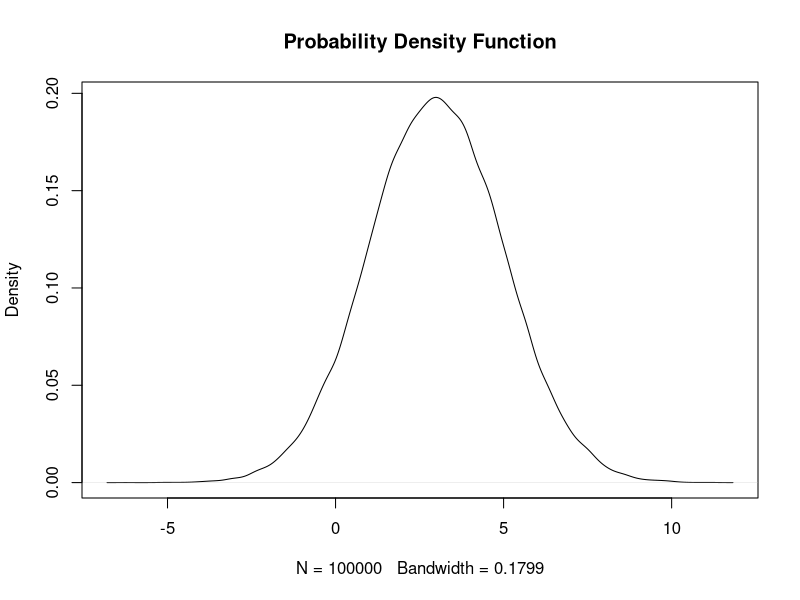
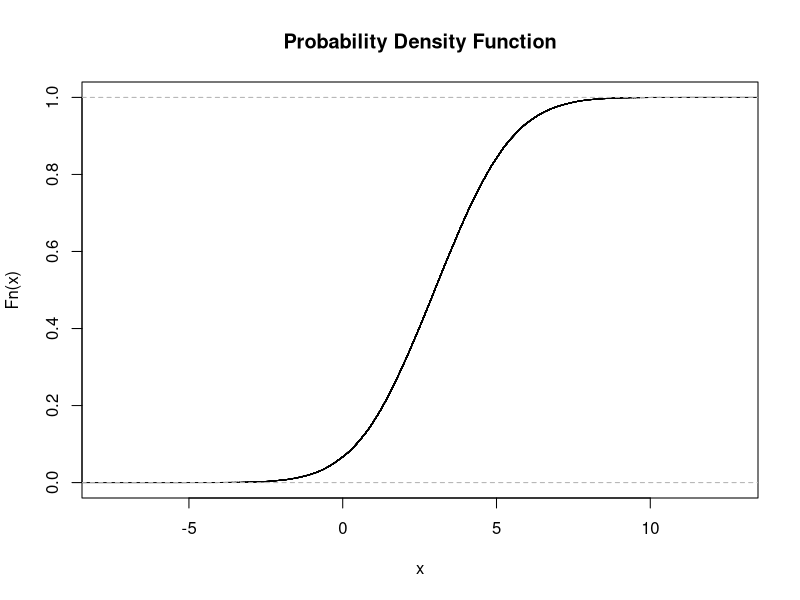
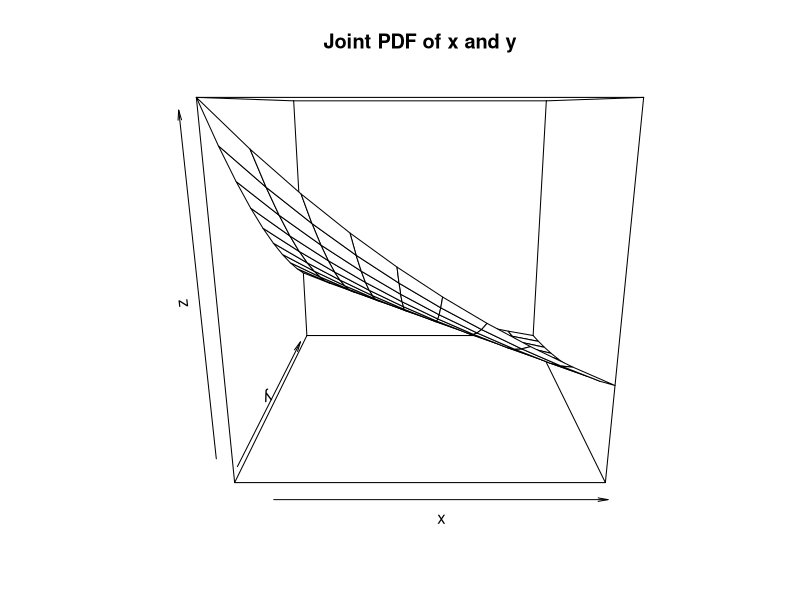
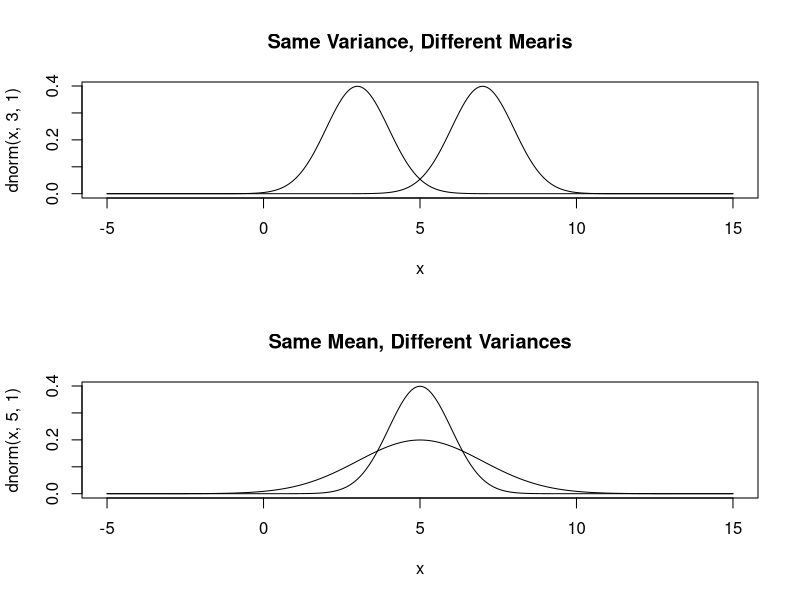
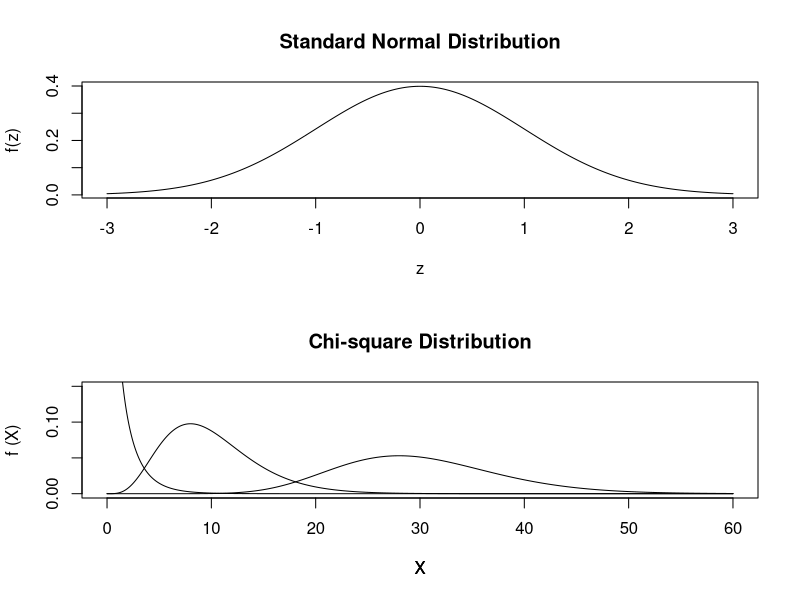
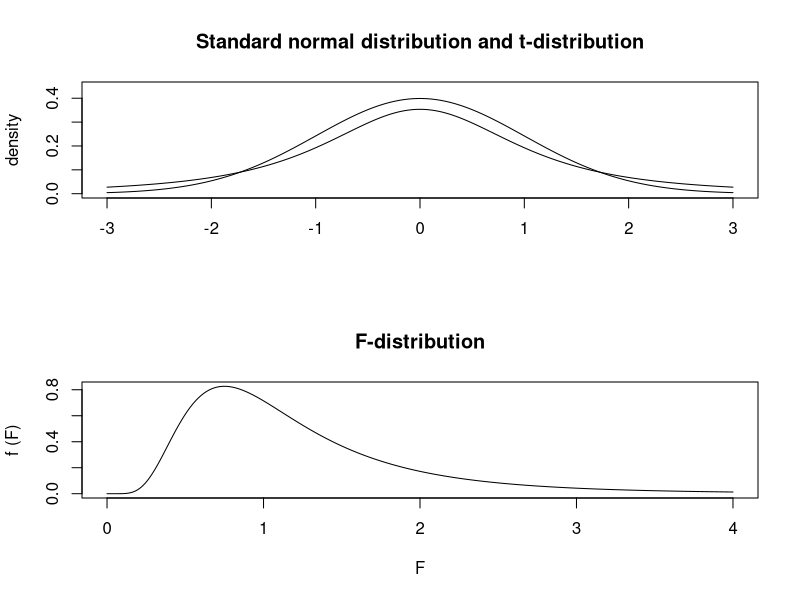
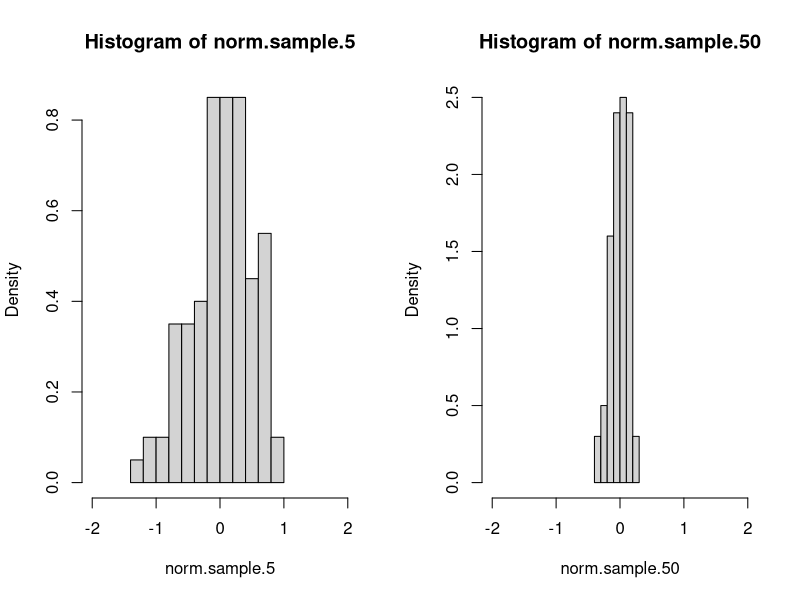
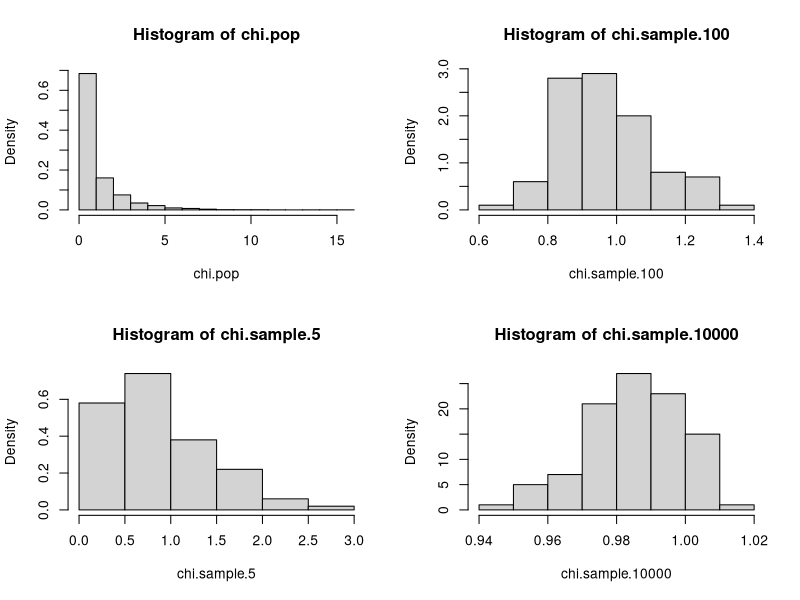

Recreate these plots in R, in order.
## ---- chunk 1
# 예제 5-1
# 1부터 6까지의 정수가 나올 가능성이 동일한 주사위를 던지는 임의실험에서 
# 짝수가 나올사건의 확률은 얼마인가?

x <- 1:6
result <- sample(x,size = 5000, replace =T)
head(result,30)
result.even <- result[result%%2 ==0]
length(result.even)/length(result)

## ---- chunk 2
# 예제 5-2
# R의 rnorm() 함수를사용하여 평균이 3, 표준편차가 2인 100000개의 정규난수로 이루어진 확률변수 X를 생성해보라

X <- rnorm(n=10^5 , mean=3 , sd=2)
head(X,n=20)

## ---- chunk 3
# 예제 5-3
# R의 plot() 함수와 density() 함수를 사용하여 예제 5-2에서 생성한 확률변수 X의 확률밀도함수 그래프를 그려보라

plot(density(X), main="Probability Density Function")
## ---- chunk 4
# 예제 5-4
# R의 plot() 함수와 ecdf() 함수를 사용하여 예제 5-2에서 생성한 확률변수 X의 누적분포함수 그래프를 그려보라.

plot (ecdf(X), main="Probability Density Function")
## ---- chunk 5
# 예제 5-5
# 어떤 벤처기업이 획기적인 신기술을 개발하여 국제 인증을 받음과 동시에 파산할 확률을나타내는 결합확률밀도함수가 다음과 같다고 가정할 때， R의 persp(x, y, z) 함수를 사용하여 결합확률밀도함수 f(x, ν) 의 3차원 그래프를 그려보라.

x<- 1: 10
y<-x
fn<-function(x,y) {0.1*exp(-0.1*(x+y))}
z<-outer(x,y, fn) #  결합확률이 입력된 행렬 z 생성 (함수 fn을 이용하여 변수 x와 y의 외적을 구함)
persp (x, y , z , main="Joint PDF of x and y")

## ---- chunk 6
# 예제 5-6
# 한국은행 경제통계 시스템 (http://ecos.bok.or.kr)에서 수집된 1970 년에서 2011 년까지의 M1(단위 : 십억 원)과 GDP 디플레이터(2005=100) 에 대한 시계열 자료가 디렉터리 경로 “c:/Rdata/M1. GDPd. txt"에 그림 5-8과 같이 저장되어 있다. 두 자료를 이용하여 통호방과 물가의 기댓값， 분산， 그리고 공분산을 계산해보자

M1GDPd<-read.table("M1GDPd.txt", header=T, row.names= 1)
head (M1GDPd, n=5)
colMeans(M1GDPd)  # 개별 변수의 기댓값
var(M1GDPd$M1);var(M1GDPd$GDP.def)  # 개별 변수의 분산
cov(M1GDPd$M1 ,M1GDPd$GDP.def)  # 두 변수의 공분산
## ---- chunk 7
# 예제 5-7
# 표준편치는 1로 같으나 평균이 3과 7로 서로 다른 두 정규분포와 평균은 5로 갈으나 분산이 1 과 4로 서로 다른 두 정규분포를 각각 하나의 그래프로 생성해보라.

x<-seq(-5, 15, 0.01)  # 등차수열 벡터 생성

par(mfcol=c (2 ,1))
plot (x, dnorm(x, 3 , 1) , type="l", main="Same Variance, Different Mearis")
lines(x, dnorm(x, 7 ,1))  # 평균이 7 , 분산이 l인 밀도함수
plot (x, dnorm(x, 5, 1), type="l", main="Same Mean, Different Variances")
lines(x, dnorm(x, 5 , 2))  # 평균이 5 , 분산이 4인 밀도함수
## ---- chunk 8
# 예제 5-8
# 두-펀드 A와 B의 지난 20 년간의 연 평균 펀드 수익률 자료가 표 5-1 과 같다고 할 때，두 수익률 차의 선형결합 Y를 생성한 후 평균과 분산을 계산해보라 . Y의 평균는 두 펀드A, B의 평균 차와. Y의 분산은 ... 와 서로 일치하는가?

A<-c(1.9, 5,10, -4, -1, 9 ,11,12, 8,4 ,21 ,11 ,2, 6,4, -1 ,2, -4 ,7 ,11) # 펀드 A의 수익률
B<-c(10 ,12 ,5, -7 , 1 ,10, 8,14 , 17,6,32 , 6,15, 8, 0,12 ,5,3,16 ,16) # 펀드 B의 수익률
Y <- A-B # 선형 결합 (Y=A-B)
mean(Y)
var(Y)
mean(A)-mean(B)  
var(A) + var(B)-2*cor(A,B)*sd(A)*sd(B)

## ---- chunk 9
# 예제 5-9
# -3부터 3까지 0.01 씩 증가하는 등차수열 벡터를 생성 후， 개별 원소를 정규분포의 확률함수인 dnorm()에 대응시켜 표준정규분포 그래프를 생성해 보라.
z<-seq (from=-3 , to=3 , by=0.01)
fz<-dnorm(z, mean=0, sd=1)
plot(z, fz , type="l", main="Standard Normal Distribution", xlab = "z" ,ylab= "f(z)")
## ---- chunk 10
# 예제 5-10
# 표준정규분포의 구간 확률을 구하기 위한 R의 pnorm() 함수를 사용하여 표준정규확률변수 Z가 0.90보다 큰 값을 취할 확률을 구하라


z<-0.9
1 - pnorm (z, mean=0, sd=1)
## ---- chunk 11
# 예제 5-11
# R의 dchisq() 함수를 사용하여 자유도가 각각 1, 10, 30인 카이제곱분포 하는 세 확률밀도함수를 하나의 그래프에 그려 비교해보라

X<-seq(0, 60, by=0.01)
fX1<-dchisq (X, df=1)
fX2<-dchisq (X, df=10)
fX3<-dchisq (X, df=30)
plot(X, fX1 , type="l",xlim=c(0, 60), ylim=c(0, 0.15), ylab=" ", main=" ")
par(new=T)
plot(X, fX2 , type="l",axes=F,xlim=c(0, 60), ylim=c(0, 0.15), ylab=" ", main=" ")
par(new=T)
plot(X, fX3 , type="l",axes=F,xlim=c(0, 60), ylim=c(0, 0.15), ylab="f (X)", main="Chi-square Distribution")
## ---- chunk 12
# 예제 5-12
# 어떤 확률변수가 카이제곱분포(q=5)를 한다면 다음 등식을 만족시켜주는 K는 무엇인가? R의 qchisq() 함수를 사용하여 확인해보라.
# 등식 : 책 참고..

a<-0.1   #확률입력
qchisq(1-a, df=5)
qchisq(a, df=5,lower.tail=F)  # 임계값 도출(동일 결과)
## ---- chunk 13
# 예제 5-13
# R의 dt()와 dnorm() 함수를 사용하여 자유도가 2인 t-분포와 표준정규분포의 확률밀도함수를 하나의 그래프에 생성해보고 서로 비교해보라.


seq.vec <- seq(from= -3, to=3, by= 0.01) # 등차수열 벡터 생성
ft <- dt(seq.vec, df=2)  # 대응확률 (t-분포, 자유도=2)
fz<-dnorm(seq.vec, mean= 0 , sd=1) # 대응확률(표준정규분포)
plot(seq.vec, ft , type="l" ,xlim=c(-3, 3),ylim=c(0, 0.45), xlab=" ", ylab=" ")
par(new=T)
plot(seq.vec, fz , type="l", xlim=c(-3, 3), ylim=c(0, 0.45), main="Standard normal distribution and t-distribution", axes=F,xlab=" ", ylab="density")
## ---- chunk 14
# 예제 5-14
# 자유도가 10인 t-분포에서 t 가 1.372보다 크고 2.228보다 작을 확률은 얼마인가? R의 pt() 함수를 사용하라.

pt(2.228, df=10) - pt(1.372 , df=10)  # P(1.372 < t10 < 2.228) 계산

## ---- chunk 15
# 예제 5-15
# R의 df() 함수를 사용하여 자유도가 q1=20, q2=10인 F-분포의 확률밀도함수 그래프를 생성해보라

vec.F<-seq(0, 4, by = 0.01)
fF <- df(vec.F,df1=20 ,df2=10)
plot (vec.F, fF , type="l", xlab="F", ylab="f (F)", main="F-distribution")
## ---- chunk 16
# 예제 5-16
# 자유도가 q1 =20, q2=10인 F-분포에서 F가 특정한 값 K보다 클 확률이 0.05 가 되는 임계값 K는 얼마인가? R의 qf() 함수를 사용하라.

a<-0.05  #확률입력
qf(1-a, df1=20, df2=10)  # 임계값도출
qf(a, df1=20, df2=10, lower.tail=F)  # 임계값 도출(동일 결과)
## ---- chunk 17
# 예제 5-17
# 10000개의 표준정규난수 모집단으로부터 각각 크기 n=5와 n=50 인 표본을 100회 추출한 후, 추출된 표본평균의 표본분포를 히스토그램으로 생성해보라. 표본크기 n=5와 n=50을 사용한 결과에는 어떤 차이가 존재하는가?

norm.pop <- rnorm(10000, mean=0, sd=1) # 정규난수 모집단 생성
norm.sample.5 <- c()  # n = 5 인 표본평균 벡터 생성(초깃값 NULL)
norm.sample.50 <- c()  # n = 50 인 표본평균 벡터 생성(초깃값 NULL)

for(i in 1 : 100) { # for문 시작 (100회 반복)
  norm.sample.5[i] <-mean(sample(norm.pop, size=5 , replace=T) )
  # n=5 인 표본평균 100 개를 할당
  norm.sample.50[i] <-mean(sample(norm.pop, size=50, replace=T) )     }
  # η = 50 인 표본평균 100개를 할당

par(mfcol=c(1 ,2)) # 그래프 출력 화면 분할 (1 x 2)

hist (norm.sample.5, freq=F ,xlim=c(-2 , 2)) # norm.sample.5의 히스토그램 생성
hist (norm.sample.50, freq=F ,xlim=c(-2 , 2))
## ---- chunk 18
# 예제 5-18
# 자유도가 1 인 카이제곱분포하는 난수 10000개로 이루어진 모집단으로부터 각각 크기 n=5와 n= 100, n = 10000 인 표본을 100회 추출한 후, 추출된 표본평균의 표본분포를 히스토그램으로 생성해보라. 표본크기 n=5와 n= 100, n= 10000을 사용한 결과에는 어떤 차이가 존재하는가?

set.seed(43210)  # 난수 시드 입력
chi.pop <- rchisq(10000 ,df=1)  # X2 -분포하는 모집단

chi.sample.5 <- c() # η=5 인 표본평균 벡터 생성(초깃값 NULL)
chi.sample.100 <- c()# n = 100 인 표본평균 벡터 생성(초깃값 NULL)
chi.sample.10000 <- c() # n = 10000 인 표본평균 벡터 생성(초깃값 NULL)

for(i in 1 : 100) { # for문 시작 (100회 반복)
chi.sample.5[i] <- mean(sample(chi.pop, size=5, replace=T))
chi.sample.100[i] <- mean(sample(chi.pop, size=100, replace=T) )
chi.sample.10000[i] <- mean(sample(chi.pop, size=10000 , replace=T) )
}

par(mfcol =c(2 ,2))

hist (chi.pop, freq=F)  # 모집단의 상대도수 히스토그램 생성
hist (chi.sample.5 , freq=F)
hist(chi.sample.100 ,freq=F)
hist (chi.sample.10000, freq=F)

## ---- chunk 19
# 예제 5-19
# 우리나라 자원봉사자들의 1 인당 연간 평균봉사시간은 19.88시간이며 표준편차가 0.56시간인 정규분포에 따른다고 하자. 자원봉사자 1 인당 연 평균 봉사시간으로 구성된 모집단에서 표본크기가 15인 임의표본을 얻었다면 자원봉사시간의 표본평균이 19.5시간 미만일 확률은 얼마이겠는가?

Z <- (19.5-19.88)/(0.56/sqrt(15))  #표준화
pnorm(Z, mean=0, sd=1)  # P(Z< -2.6281)

## ---- chunk 20
# 예제 5-20
# 국내 금융시장에서 운용 중인 주식형 펀드 상품들의 수익률은 서로 독립적이며, 표준편차가 2.25인 정규분포한다고 알려져 있다. 주식형 펀드 상품들 중 임의로 19개의 상품을 선택하여 임의표본을 추출하였다고 할 때 수익률의 표준편차가 2.65보다 클 확률은 얼마인가?

chi<-(18*2.65^2)/2.25^2
pchisq(chi, df=18, lower.tail=F)  # P(chi-sq(18)> 24.9689)

## ---- chunk 21
# 예제 5-21
# 핵폐기물 수용능력의 한계로 정부가 추가로 핵폐기물 처리시설을 건설하고자 한다. 정부는 지역 주민들의 반발이 가장 적은 곳을 우선적으로 고려하기 위해 후보지역 중 한 지역의 주민 185명을 대상으로 설문조사를 진행하였으며, 다음과 같은 결과를 얻었다. 설문조사 결과를 바탕으로 지역 주민 전체의 선호도에 대한 99% 신뢰구간를 구하라.

# 책 표 참고....

z <- qnorm(0.005, 0, 1, lower.tail=F)   # Za/2=0.005
LCL <- 3.25 - z*(0.44/sqrt(185)) #신뢰하한
UCL <- 3.25 + z*(0.44/sqrt(185))  #신뢰상한
LCL;UCL

## ---- chunk 22
# 예제 5-22
# 나지각 군은 평소 통학을 위해 버스를 이용하는데 이 버스의 배차간격이 너무 불규칙하여 수업시간에 늦기 일쑤였다. 이에 나지각 군은 자신의 평균 통학시간 대한 신뢰구간을 알아보기 위해 지난 20일 간 통학시간을 기록하여 다음과 같은 결과를 얻었다 평균 통학시간에 대한 95% 신뢰구간을 계산해보라.

# 책 표 참고....

time<-c(75, 66, 60,80,83,95,70,58,65,73,57,64,72,75,64,65,90,85,71,77)
n<-length(time)  
S<-sd(time)  #모집단표준편차
t19 <- qt(0.025, df =19, lower.tail =F)   # t(q,a/2) = t(19, 0.025)
average <- mean(time)   #표본평균
LCL <- average-t19* (S/sqrt(n) )   #신뢰하한
UCL <- average+t19* (S/sqrt(n))   #신뢰상한
LCL;UCL

## ---- chunk 23
# 예제 5-23
# K 자동차 타이어 제조업체에서는 겨울철 한파가 심해짐에 따라 제동거리가 보다 짧아진 새로운 스노우 타이어를 개발하는데 성공하였으며 이 타이어의 성능이 고르게 발휘되고 있는지 알아 보기 위해 눈길에서 50km로 진행 중인 차량의 제동거리 측정 실험을 10회 반복하였다. 실험 결과가 다음과 같을 때， 모분산에 대한 99% 신뢰구간를 계산해보라.

# 책 표 참고...

breaking <- c(31.3, 33.1, 29.2, 34.4, 34.1, 28.7, 36.5, 31.7, 32.3, 29.6)
df<-length(breaking) - 1  #자유도계산
S.sq <-var(breaking)  # 표본분산 S^2
l.chi <- qchisq(0.005, df=df, lower.tail=F)
u.chi <- qchisq(0.995, df=df, lower.tail=F)
LCL<- (df*S.sq) /l.chi  #신뢰하한
UCL<-(df*S.sq)/u.chi   #신뢰상한
LCL;UCL

## ---- chunk 24
# 예제 5-23
# 

## ---- chunk 25
# 예제 5-23
# 

## ---- chunk 26
# 예제 5-23
# 

## ---- chunk 27


